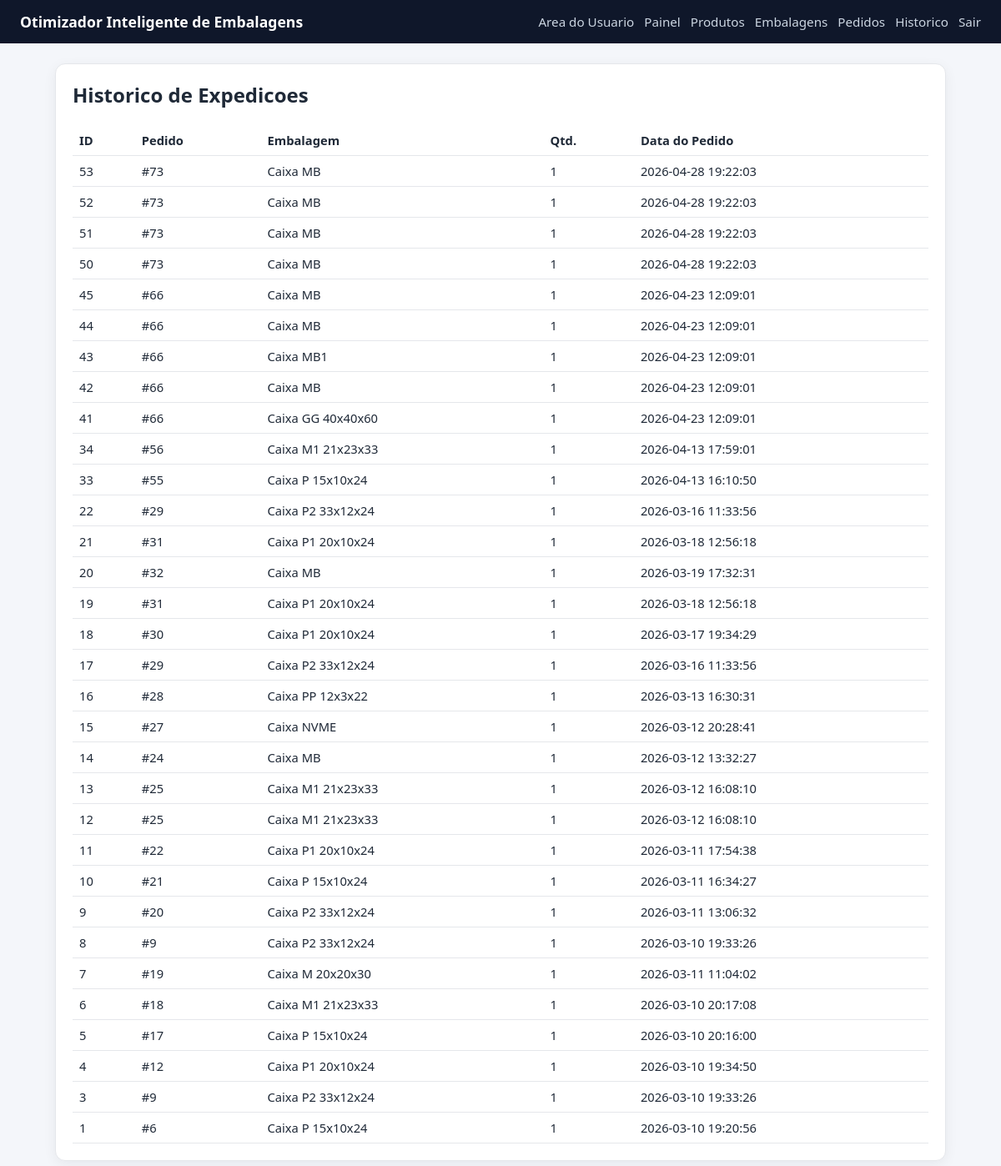
Before: /history (signed in) with the older database file.
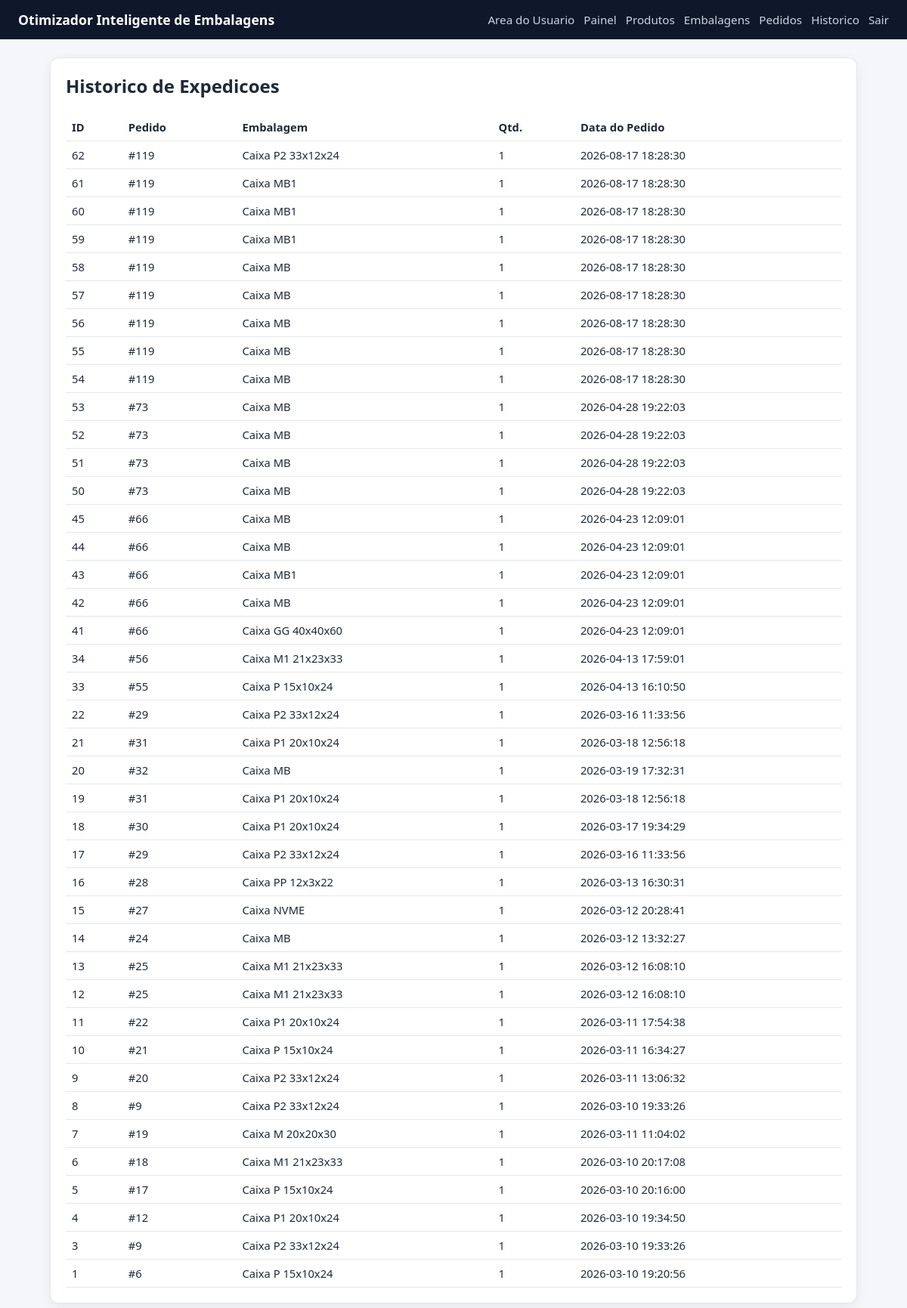
After: the same page with the newer database file.
### tables this page shows
CREATE TABLE shipment_history (
                id INTEGER PRIMARY KEY AUTOINCREMENT,
                order_id INTEGER NOT NULL,
                box_id INTEGER NOT NULL, quantity INTEGER NOT NULL DEFAULT 1, assignments_json TEXT,
                FOREIGN KEY(order_id) REFERENCES orders(id),
                FOREIGN KEY(box_id) REFERENCES boxes(id)
            );

CREATE TABLE boxes (
                id INTEGER PRIMARY KEY AUTOINCREMENT,
                name TEXT NOT NULL UNIQUE,
                length_cm REAL NOT NULL,
                width_cm REAL NOT NULL,
                height_cm REAL NOT NULL,
                max_weight REAL NOT NULL
            , is_active INTEGER NOT NULL DEFAULT 1, max_capacity_weight REAL);

CREATE TABLE orders (
                id INTEGER PRIMARY KEY AUTOINCREMENT,
                created_at TEXT NOT NULL DEFAULT CURRENT_TIMESTAMP
            );

### app_volum.py (the view)
@app.route("/history", methods=["GET"])
@admin_required
def history():
    rows = list_shipment_history(DB_PATH)
    return render_template("history.html", history=rows)

### app_volum.py (called while the page is built)
def admin_required(view_func):
    @wraps(view_func)
    def _wrapped(*args, **kwargs):
        if not session.get("is_admin"):
            next_url = request.path
            return redirect(url_for("admin_login", next=next_url))
        return view_func(*args, **kwargs)
    return _wrapped

### database.py (called while the page is built)
def get_connection(db_path):
    conn = sqlite3.connect(db_path)
    conn.row_factory = sqlite3.Row
    return conn

def list_shipment_history(db_path):
    with closing(get_connection(db_path)) as conn:
        rows = conn.execute(
            """
            SELECT
                sh.id,
                sh.order_id,
                sh.box_id,
                sh.quantity,
                o.created_at,
                b.name AS box_name
            FROM shipment_history sh
            JOIN orders o ON o.id = sh.order_id
            JOIN boxes b ON b.id = sh.box_id
            ORDER BY sh.id DESC
            """
        ).fetchall()
    return rows

### templates/history.html
{% extends 'base.html' %}
{% block content %}
<section class="card">
    <h2>Historico de Expedicoes</h2>
    <table>
        <thead>
            <tr><th>ID</th><th>Pedido</th><th>Embalagem</th><th>Qtd.</th><th>Data do Pedido</th></tr>
        </thead>
        <tbody>
        {% for row in history %}
            <tr>
                <td>{{ row['id'] }}</td>
                <td>#{{ row['order_id'] }}</td>
                <td>{{ row['box_name'] }}</td>
                <td>{{ row['quantity'] }}</td>
                <td>{{ row['created_at'] }}</td>
            </tr>
        {% else %}
            <tr><td colspan="5">Ainda nao ha historico de expedicoes.</td></tr>
        {% endfor %}
        </tbody>
    </table>
</section>
{% endblock %}

### templates/base.html (shortened to what this page needs)
<!doctype html>
<html lang="pt-BR">
<head>
    <link rel="stylesheet" href="{{ url_for('static', filename='style.css') }}">
</head>
<body>
    <header class="topbar">
        <h1>Otimizador Inteligente de Embalagens</h1>
        <nav>
            <a href="{{ url_for('user_upload') }}">Area do Usuario</a>
            {% if session.get('is_admin') %}
                <a href="{{ url_for('admin_dashboard') }}">Painel</a>
                <a href="{{ url_for('products') }}">Produtos</a>
                <a href="{{ url_for('boxes') }}">Embalagens</a>
                <a href="{{ url_for('orders') }}">Pedidos</a>
                <a href="{{ url_for('history') }}">Historico</a>
                <a href="{{ url_for('admin_logout') }}">Sair</a>
            {% else %}
                <a href="{{ url_for('admin_login') }}">Acesso Admin</a>
            {% endif %}
        </nav>
    </header>
    <main class="container">
        {% block content %}{% endblock %}
    </main>
</body>
</html>

### static/style.css (style rules this page uses)
* { box-sizing: border-box; }
body { margin: 0; font-family: Segoe UI, Tahoma, sans-serif; background: #f4f6fa; color: #1f2937; }
.topbar { background: #0f172a; color: #fff; padding: 14px 24px; display: flex; justify-content: space-between; align-items: center; gap: 16px; flex-wrap: wrap; }
.topbar h1 { margin: 0; font-size: 1.1rem; }
.topbar nav { display: flex; gap: 12px; flex-wrap: wrap; }
.topbar nav a { color: #cbd5e1; text-decoration: none; font-size: 0.95rem; }
.container { max-width: 1100px; margin: 24px auto; padding: 0 16px; }
.card { background: #fff; border-radius: 12px; padding: 20px; border: 1px solid #e5e7eb; box-shadow: 0 4px 16px rgba(15, 23, 42, 0.06); margin-bottom: 18px; }
h2, h3 { margin-top: 0; }
table { width: 100%; border-collapse: collapse; margin-top: 12px; }
th, td { border-bottom: 1px solid #e5e7eb; text-align: left; padding: 8px; font-size: 0.92rem; }

Changed rows visible on the page:
added shipment_history: id "62", order_id "119", box_name "Caixa P2 33x12x24", quantity "1", created_at "2026-08-17 18:28:30"
added shipment_history: id "61", order_id "119", box_name "Caixa MB1", quantity "1", created_at "2026-08-17 18:28:30"
added shipment_history: id "60", order_id "119", box_name "Caixa MB1", quantity "1", created_at "2026-08-17 18:28:30"
added shipment_history: id "59", order_id "119", box_name "Caixa MB1", quantity "1", created_at "2026-08-17 18:28:30"
added shipment_history: id "58", order_id "119", box_name "Caixa MB", quantity "1", created_at "2026-08-17 18:28:30"
added shipment_history: id "57", order_id "119", box_name "Caixa MB", quantity "1", created_at "2026-08-17 18:28:30"
added shipment_history: id "56", order_id "119", box_name "Caixa MB", quantity "1", created_at "2026-08-17 18:28:30"
added shipment_history: id "55", order_id "119", box_name "Caixa MB", quantity "1", created_at "2026-08-17 18:28:30"
added shipment_history: id "54", order_id "119", box_name "Caixa MB", quantity "1", created_at "2026-08-17 18:28:30"
